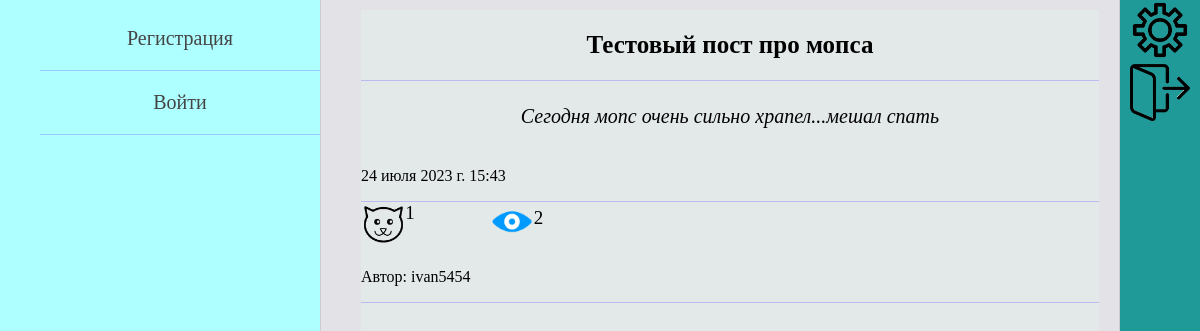
Before: /posts/12/ with the older database file.
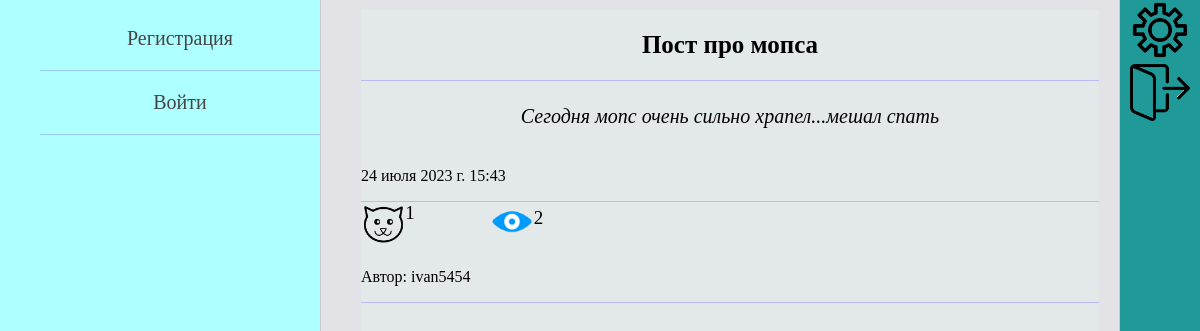
After: the same page with the newer database file.
### pet_owners/models.py (models this page shows, shortened)
class OwnerPost(models.Model):
    autor = models.ForeignKey(settings.AUTH_USER_MODEL, on_delete=models.CASCADE, verbose_name='автор поста')
    title = models.CharField(max_length=105, blank=True, verbose_name='заголовок')
    text_of_post = models.TextField(max_length=2000, verbose_name='текст поста')
    animals = models.ManyToManyField(Animal, related_name='posts',
                                     verbose_name='питомцы в посте')
    is_published = models.BooleanField(default=True)
    date_create = models.DateTimeField(auto_now_add=True, verbose_name='дата создания поста')
    views = models.ManyToManyField(settings.AUTH_USER_MODEL, related_name='views', verbose_name='просмотры')
    likes = models.ManyToManyField(settings.AUTH_USER_MODEL, related_name='likes', verbose_name='лайки')
    class Meta:
        verbose_name = 'Пост пользователя'
        verbose_name_plural = 'Посты пользователей'
        ordering = ['-date_create']

class Owner(AbstractUser):
    date_of_birth = models.DateField(blank=True, verbose_name='дата рождения пользователя', null=True)
    avatar = models.ImageField(upload_to="owners_photos/%Y/%m/%d/", blank=True,
                               verbose_name='фото пользователя', null=True)
    about_myself = models.TextField(max_length=520, blank=True, verbose_name='о себе', null=True)
    instagram = models.URLField(blank=True, verbose_name='инстаграм', null=True)
    vkontakte = models.URLField(blank=True, verbose_name='вконтакте', null=True)
    youtube = models.URLField(blank=True, verbose_name='ютуб', null=True)

### posts/views.py (the view)
# urls.py: path('<int:post_id>/', ShowPost.as_view(), name='post'),
class ShowPost(DataMixin, DetailView):
    model = OwnerPost
    template_name = 'posts/post_page.html'
    context_object_name = 'post'
    pk_url_kwarg = 'post_id'
    def get_context_data(self, *, object_list=None, **kwargs):
        context = super().get_context_data(**kwargs)
        post = self.model.objects.get(pk=self.kwargs['post_id'])
        user = Owner.objects.get(pk=post.autor.pk)
        context['title'] = post.title
        context.update(self.get_left_menu())
        context.update(self.get_owner_posts(user, all_images=True))
        self.add_one_view_for_post(post, user)
        return context

### pet_owners/templatetags/pet_owners_tags.py (called while the page is built)
@register.simple_tag
def get_data_for_post(post_title, post_data):
    return post_data[post_title]

@register.inclusion_tag('pet_owners/likes_and_views_for_posts.html')
def show_likes_and_views(post, post_data):
    return {"post": post, "post_data": post_data}

### pet_owners/utils.py (called while the page is built)
    def get_left_menu(self):
        context = {}
        if self.request.user.is_authenticated:
            context['left_menu'] = [
                {'title': "Мой профиль", 'url_name': ['profile_home', self.request.user.id]},
                {'title': "Мои питомцы", 'url_name': ['all_animals_page']},
                {'title': "Подписки", 'url_name': ['owner_subscriptions', self.request.user.id]},
                {'title': "Группы", 'url_name': ['profile_home', self.request.user.id]},
                {'title': "Найти...", 'url_name': ['profile_home', self.request.user.id]}
            ]
        else:
            context['left_menu'] = [
                {'title': "Регистрация", 'url_name': 'register'},
                {'title': "Войти", 'url_name': 'login'},
            ]
        return context

### posts/templates/posts/post_page.html (shortened to what this page needs)
{% extends 'pet_owners/base.html' %}
{% load pet_owners_tags %}
{% block content %}
{% get_data_for_post post.title data_for_post as post_data %}
<table border=0 cellpadding="0" cellspacing="0" class="post_table">
<tr class="post_title_detail">
    <td>{{post.title}}</td>
<tr class="post_text_detail">
    <td>{{post.text_of_post}}</td>
<tr class="post_datetime_detail">
    <td>{{post.date_create}}</td>
<tr class="likes_views_post_detail">
    <td>
        {% show_likes_and_views post post_data %}
    </td>
<tr class="post_autor_detail">
    <td>Автор: {{post.autor}}</td>
</table>
{% endblock %}

### pet_owners/templates/pet_owners/likes_and_views_for_posts.html
<div class="post_likes">
    <div class="img_like">
    <a href="{% url 'like_for_post' post.pk %}">
        {% if post_data.is_liked %}
            <img src="/static/pet_owners/images/active_like.png" width="45">
        {% else %}
            <img src="/static/pet_owners/images/like.png" width="45">
        {% endif %}
    </a>
    </div>
    <div class="like_count">{{post.likes.count}}</div>
</div>
<div class="post_views">
    <div class="img_view">
        <img src="/static/pet_owners/images/view.png" width="45">
    </div>
    <div class="view_count">{{post.views.count}}</div>
</div>

Changed rows visible on the page:
changed OwnerPost "Сегодня мопс очень сильно храпел...мешал спать": title "Тестовый пост про мопса" → "Пост про мопса"
